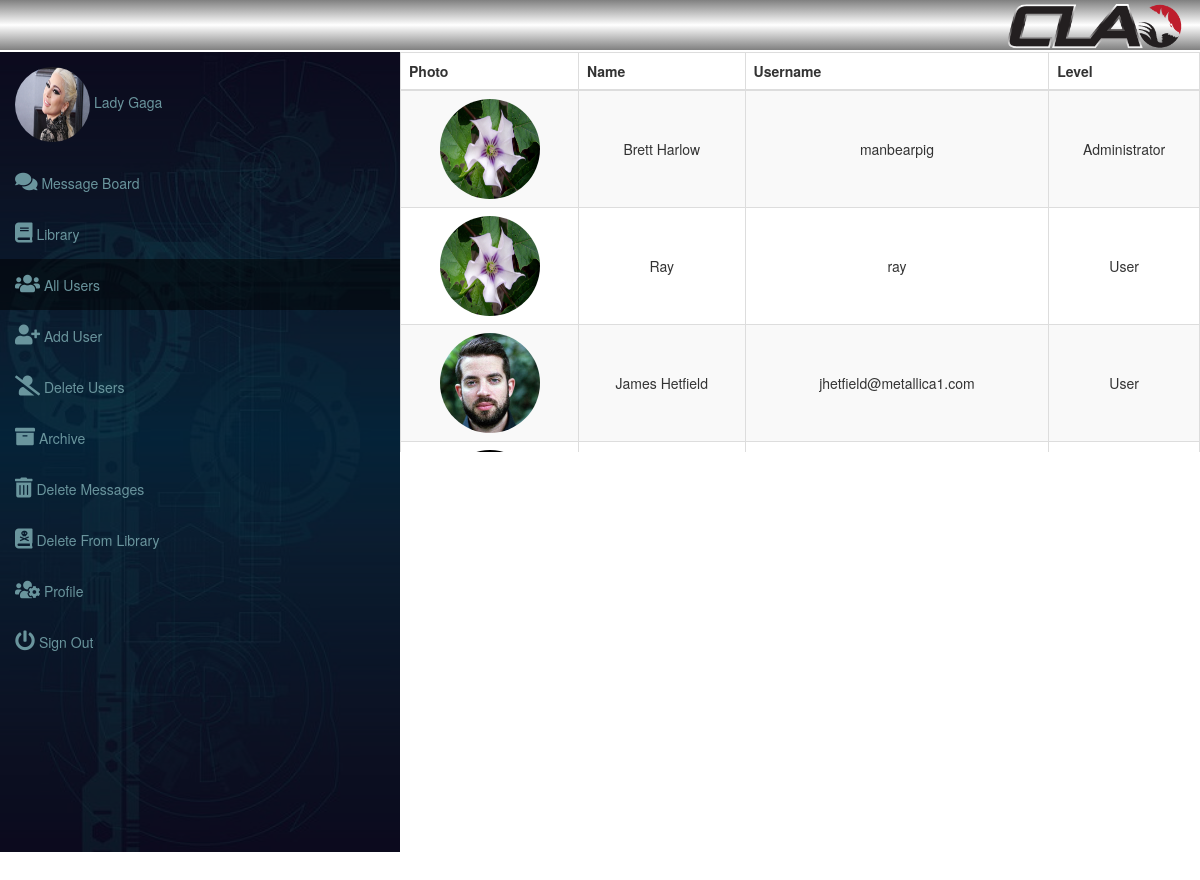
The app's page /all_users.php (signed in) with its own data.
### tables this page shows
CREATE TABLE `users` (
  `id` int(11) NOT NULL,
  `user_level` tinyint(1) NOT NULL DEFAULT '0',
  `name` varchar(100) NOT NULL,
  `user_name` varchar(100) NOT NULL,
  `password` varchar(255) NOT NULL,
  `photo` text NOT NULL
);

### all_users.php (the view, shortened to what this page needs)
<?php
include "includes/db.php";
$get_all_users_query = "SELECT * FROM users ORDER BY id DESC";
$result = mysqli_query($connection, $get_all_users_query);
?>
<!DOCTYPE html>
<html lang="en">
<head>
	<link rel="stylesheet" media="screen" href="https://cdnjs.cloudflare.com/ajax/libs/twitter-bootstrap/3.3.5/css/bootstrap.min.css">
	<link rel="stylesheet" href="https://use.fontawesome.com/releases/v5.5.0/css/all.css">
	<link rel="stylesheet" href="css/style.css">
	<link rel="stylesheet" href="css/all_users.css">
</head>
<body>
	<div class="container-fluid">
      <div class="row header">
          <div class="col-xs-12">
             <img src="images/cla.png" alt="">
          </div>
      </div>
        <div id="content" class="row">
<?php include "includes/dashboard_controls.php"; ?>
            <div id="users_table" class="col-xs-8">
               <table class="table table-responsive table-bordered table-striped">
                   <thead>
                       <tr>
                           <th>Photo</th>
                           <th>Name</th>
                           <th>Username</th>
                           <th>Level</th>
                       </tr>
                   </thead>
                   <tbody>
                       <?php while($row = mysqli_fetch_assoc($result)) : ?>
                       <tr>
                           <td><img src="images/<?php echo $row['photo']; ?>" alt=""></td>
                           <td><?php echo $row['name']; ?></td>
                           <td><?php
                               if($_SESSION['user_level'] == 1){
                                   echo $row['user_name'];
                               }else{
                                   echo "Admin View Only";
                               }
                               ?>
                               </td>
                           <td><?php
                               if($row['user_level'] == 0){
                                   echo "User";
                               }else{
                                   echo "Administrator";
                               }
                            ?></td>
                       </tr>
                       <?php endwhile; ?>
                   </tbody>
               </table>
            </div>
        </div>
	</div>
</body>
</html>

### includes/dashboard_controls.php
<?php
    $dashboard_user_name = $_SESSION['username'];
    $dashboard_query = "SELECT * FROM users WHERE user_name = '$dashboard_user_name'";
    $dashboard_result = mysqli_query($connection, $dashboard_query);
    $dashboard_row = mysqli_fetch_assoc($dashboard_result);
?>
<div id="user_dashboard" class="col-xs-4">
  <div id="dashboard_inner_wrapper">
  <ul>
      <li><img src="images/<?php echo $dashboard_row['photo']; ?>" alt=""> <?php echo $_SESSION['name']; ?></li>
      <a href="connect.php"><li id="connect_link"><i class="fas fa-comments"></i> Message Board</li></a>
      <a href="library.php"><li id="library_link"><i class="fas fa-book"></i> Library</li></a>
      <a href="all_users.php"><li id="all_users_link"><i class="fas fa-users"></i> All Users</li></a>
      <?php if($_SESSION['user_level'] == 1) : ?>
      <a href="add_user.php"><li id="add_user_link"><i class="fas fa-user-plus"></i> Add User</li></a>
      <a href="delete_users.php"><li id="delete_users_link"><i class="fas fa-user-slash"></i> Delete Users</li></a>
      <a target="_blank" href="archive.php"><li><i class="fas fa-archive"></i> Archive</li></a>
      <a href="delete_messages.php"><li id="delete_messages_link"><i class="fas fa-trash-alt"></i> Delete Messages</li></a>
      <a href="delete_from_library.php"><li id="delete_from_library_link"><i class="fas fa-book-dead"></i> Delete From Library</li></a>
      <?php endif; ?>
      <a href="profile.php"><li id="profile_link"><i class="fas fa-users-cog"></i> Profile</li></a>
      <a href="sign_out.php"><li><i class="fas fa-power-off"></i> Sign Out</li></a>
  </ul>
    </div>
</div>

### css/style.css (style rules this page uses)
.header { border-bottom: 2px solid #fff; margin-bottom: 0 px; background: linear-gradient(gray, white, gray); text-align: right; }
.header img { height: 50px; margin: 0 !important; padding: 0 !important; }
.container-fluid { height: 100%; }
body, html { padding: 0; margin: 0; height: 100%; }
body { background: #fff; }
i { font-size: 20px; }
#user_dashboard { padding: 0; background: url("../images/geometric-1732847_640.jpg"); background-size: cover; height: 100%; min-height: 700px; overflow: auto; }
#user_dashboard img { height: 75px; width: 75px; border-radius: 100%; }
#user_dashboard ul { height: 100% !important; background: rgba(0,0,0,.7); margin: 0; padding: 0; list-style-type: none; color: #6A959D; }
#user_dashboard li { padding-top: 15px; padding-bottom: 15px; padding-left: 15px; margin: 0 !important; }
#user_dashboard a { margin: 0; }
#user_dashboard a { color: #6A959D; text-decoration: none; }
#user_dashboard li { margin-bottom: 25px; }
#dashboard_inner_wrapper { overflow: auto; height: 100%; }
#content { height: 100%; }

### css/all_users.css (style rules this page uses)
#content { overflow: hidden; }
#users_table { height: 400px; overflow: auto; padding: 0; }
table { background: #fff; text-align: center !important; margin: 0; }
table img { height: 100px; width: 100px; border-radius: 50%; }
td { vertical-align: middle !important; }

### records on screen
users: photo (picture)
users: photo (picture), name "Brett Harlow", user_name "manbearpig", user_level "Administrator"
users: photo (picture), name "Ray", user_name "ray", user_level "User"
users: photo (picture), name "James Hetfield", user_name "jhetfield@metallica1.com", user_level "User"
users: photo (picture)

### other values on screen
$_SESSION['name'] "Lady Gaga"
